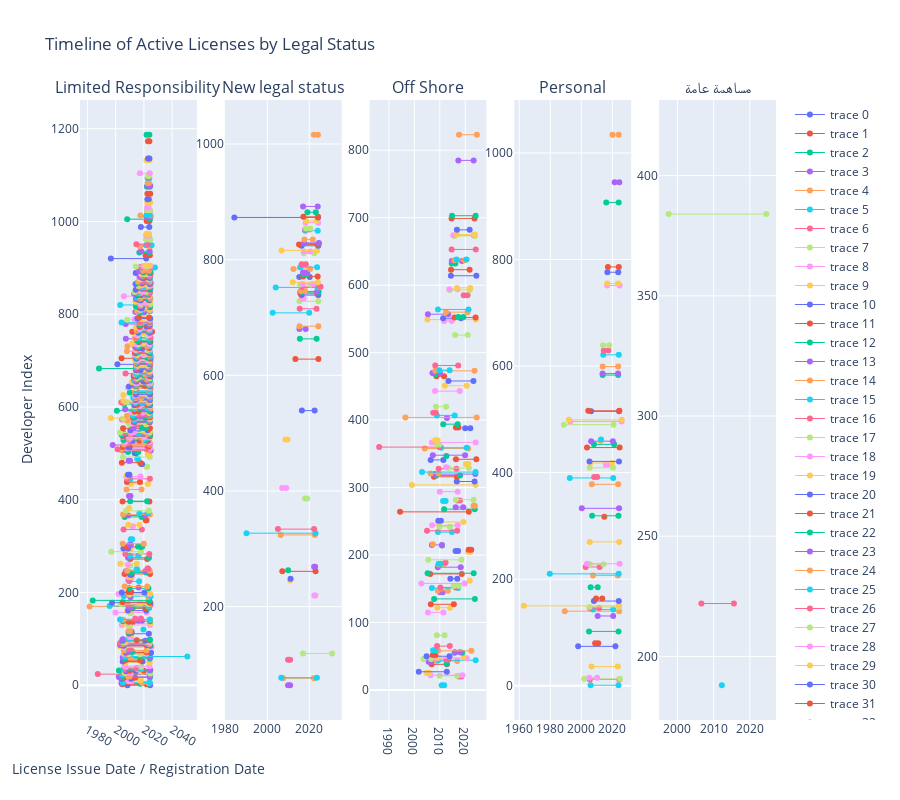

The code cell stored with this chart in its notebook:
### Code cell
import pandas as pd
import plotly.graph_objects as go
from plotly.subplots import make_subplots

# Assuming the DataFrame is already loaded as 'developers'
# Uncomment below if you want to read the CSV file again
# developers = pd.read_csv('data/Developers.csv')

# Convert date columns to datetime format
developers['license_issue_date'] = pd.to_datetime(developers['license_issue_date'])
developers['license_expiry_date'] = pd.to_datetime(developers['license_expiry_date'])
developers['registration_date'] = pd.to_datetime(developers['registration_date'])

# Group by 'legal_status_en'
grouped = developers.groupby('legal_status_en')

# Create subplots with twice the height
fig = make_subplots(rows=1, cols=len(grouped.groups), subplot_titles=list(grouped.groups.keys()), 
                    vertical_spacing=0.3, row_heights=[2])

# Loop through each group to add to subplot
for i, (name, group) in enumerate(grouped):
    for idx, row in group.iterrows():
        fig.add_trace(
            go.Scatter(x=[row['license_issue_date'], row['license_expiry_date']], y=[idx, idx],
                       mode='lines+markers+text',
                       hovertext=row['developer_name_en'],  # Changed to 'developer_name_en'
                       line=dict(width=1)), 
            row=1, col=i+1
        )

# Update layout
fig.update_layout(
    title="Timeline of Active Licenses by Legal Status",
    xaxis_title="License Issue Date / Registration Date",
    yaxis_title="Developer Index",
    height=800  # Making the plot 2x taller
)

fig.show()
